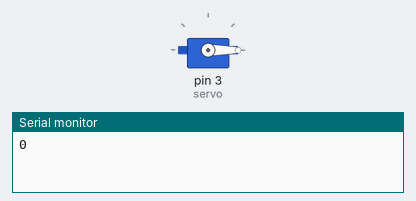
Simulated run of this sketch. Board: Arduino Uno, built with avr-gcc and run on an emulated ATmega328P. Shown: servo, the last lines printed to the serial monitor.

Above: at 0.1 s.
At 9.1 s:
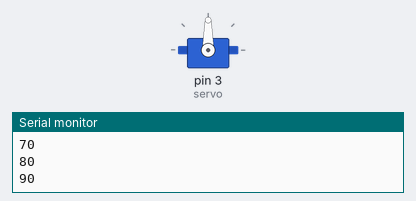
At 18.1 s:
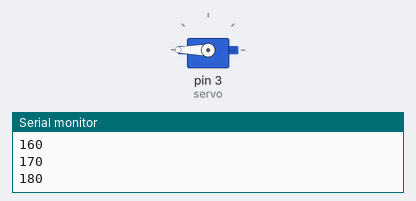
At 39.1 s:
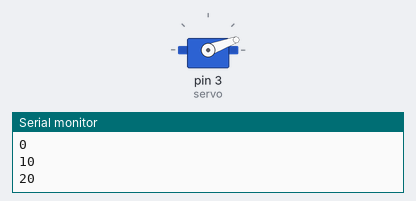
Timing chart, 0 to 40.0 s (numbered marks = the images above):
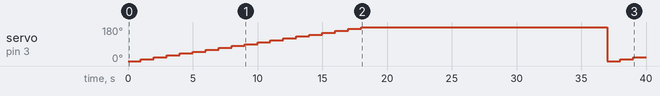

Measured:
- by itself, servo on pin 3 (servo): 0° → 10° at 1.0 s, → 20° 1.0 s later, → 30° 1.0 s later, → 40° 1.0 s later, … (21 changes in this stretch)

The sketch:

servo_cal_loop.ino
```cpp
 #include <Servo.h>

Servo servo;

int ranValue = 0;

void setup() {
  Serial.begin(9600);
  servo.attach(3);
}

void loop() {

  for (ranValue = 0; ranValue <= 360; ranValue += 10) {

    servo.write(ranValue);
    Serial.println(ranValue);
    delay(1000);
  }
}
```
